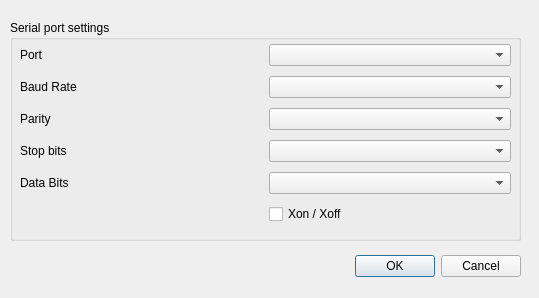
<?xml version="1.0" encoding="UTF-8"?>
<ui version="4.0">
 <class>EditConnectionDialog</class>
 <widget class="QDialog" name="EditConnectionDialog">
  <property name="geometry">
   <rect>
    <x>0</x>
    <y>0</y>
    <width>539</width>
    <height>298</height>
   </rect>
  </property>
  <property name="windowTitle">
   <string>Connection settings</string>
  </property>
  <property name="modal">
   <bool>true</bool>
  </property>
  <widget class="QDialogButtonBox" name="buttonBox">
   <property name="geometry">
    <rect>
     <x>180</x>
     <y>250</y>
     <width>341</width>
     <height>32</height>
    </rect>
   </property>
   <property name="orientation">
    <enum>Qt::Horizontal</enum>
   </property>
   <property name="standardButtons">
    <set>QDialogButtonBox::Cancel|QDialogButtonBox::Ok</set>
   </property>
  </widget>
  <widget class="QGroupBox" name="serialGroupBox">
   <property name="enabled">
    <bool>true</bool>
   </property>
   <property name="geometry">
    <rect>
     <x>10</x>
     <y>20</y>
     <width>511</width>
     <height>221</height>
    </rect>
   </property>
   <property name="title">
    <string>Serial port settings</string>
   </property>
   <widget class="QWidget" name="gridLayoutWidget_2">
    <property name="geometry">
     <rect>
      <x>10</x>
      <y>20</y>
      <width>491</width>
      <height>191</height>
     </rect>
    </property>
    <layout class="QGridLayout" name="gridLayout_2">
     <item row="0" column="1">
      <widget class="QComboBox" name="portNameComboBox">
       <property name="enabled">
        <bool>true</bool>
       </property>
      </widget>
     </item>
     <item row="3" column="1">
      <widget class="QComboBox" name="stopBitsComboBox">
       <property name="enabled">
        <bool>true</bool>
       </property>
      </widget>
     </item>
     <item row="1" column="1">
      <widget class="QComboBox" name="baudRateComboBox">
       <property name="enabled">
        <bool>true</bool>
       </property>
      </widget>
     </item>
     <item row="1" column="0">
      <widget class="QLabel" name="label_4">
       <property name="enabled">
        <bool>true</bool>
       </property>
       <property name="text">
        <string>Baud Rate</string>
       </property>
      </widget>
     </item>
     <item row="0" column="0">
      <widget class="QLabel" name="label_3">
       <property name="enabled">
        <bool>true</bool>
       </property>
       <property name="text">
        <string>Port</string>
       </property>
      </widget>
     </item>
     <item row="3" column="0">
      <widget class="QLabel" name="label_5">
       <property name="enabled">
        <bool>true</bool>
       </property>
       <property name="text">
        <string>Stop bits</string>
       </property>
      </widget>
     </item>
     <item row="5" column="1">
      <widget class="QCheckBox" name="xOnxOffCheckBox">
       <property name="text">
        <string>Xon / Xoff</string>
       </property>
      </widget>
     </item>
     <item row="4" column="0">
      <widget class="QLabel" name="label_6">
       <property name="enabled">
        <bool>true</bool>
       </property>
       <property name="text">
        <string>Data Bits</string>
       </property>
      </widget>
     </item>
     <item row="4" column="1">
      <widget class="QComboBox" name="dataBitsComboBox">
       <property name="enabled">
        <bool>true</bool>
       </property>
      </widget>
     </item>
     <item row="2" column="0">
      <widget class="QLabel" name="label_7">
       <property name="enabled">
        <bool>true</bool>
       </property>
       <property name="text">
        <string>Parity</string>
       </property>
      </widget>
     </item>
     <item row="2" column="1">
      <widget class="QComboBox" name="parityComboBox">
       <property name="enabled">
        <bool>true</bool>
       </property>
      </widget>
     </item>
    </layout>
   </widget>
  </widget>
 </widget>
 <resources/>
 <connections>
  <connection>
   <sender>buttonBox</sender>
   <signal>accepted()</signal>
   <receiver>EditConnectionDialog</receiver>
   <slot>accept()</slot>
   <hints>
    <hint type="sourcelabel">
     <x>248</x>
     <y>254</y>
    </hint>
    <hint type="destinationlabel">
     <x>157</x>
     <y>274</y>
    </hint>
   </hints>
  </connection>
  <connection>
   <sender>buttonBox</sender>
   <signal>rejected()</signal>
   <receiver>EditConnectionDialog</receiver>
   <slot>reject()</slot>
   <hints>
    <hint type="sourcelabel">
     <x>316</x>
     <y>260</y>
    </hint>
    <hint type="destinationlabel">
     <x>286</x>
     <y>274</y>
    </hint>
   </hints>
  </connection>
 </connections>
</ui>
